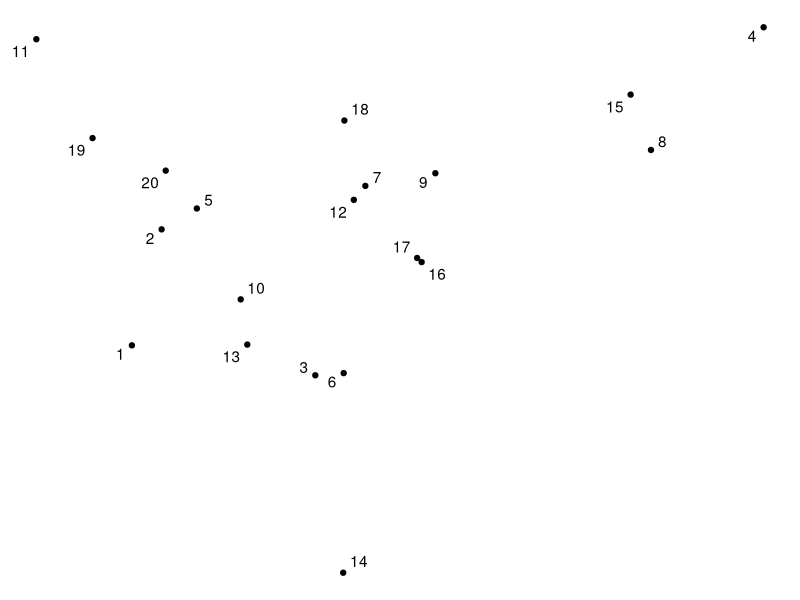
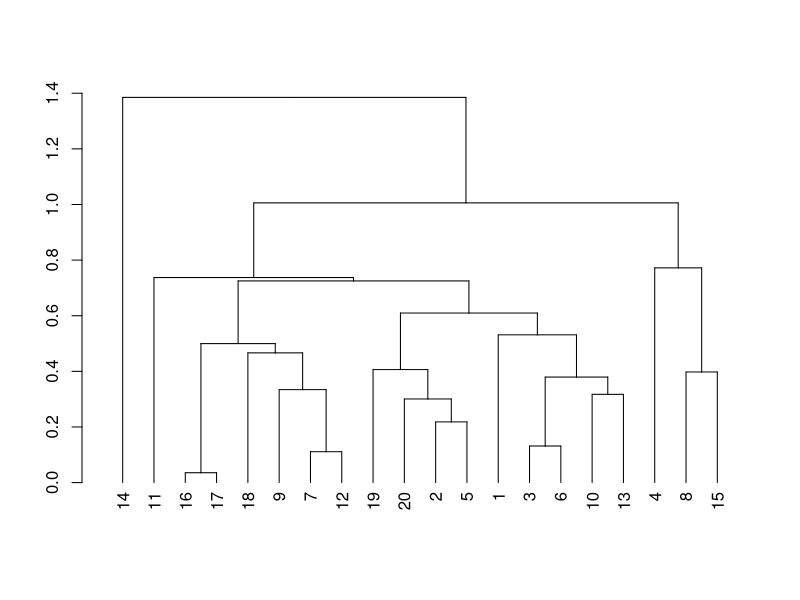
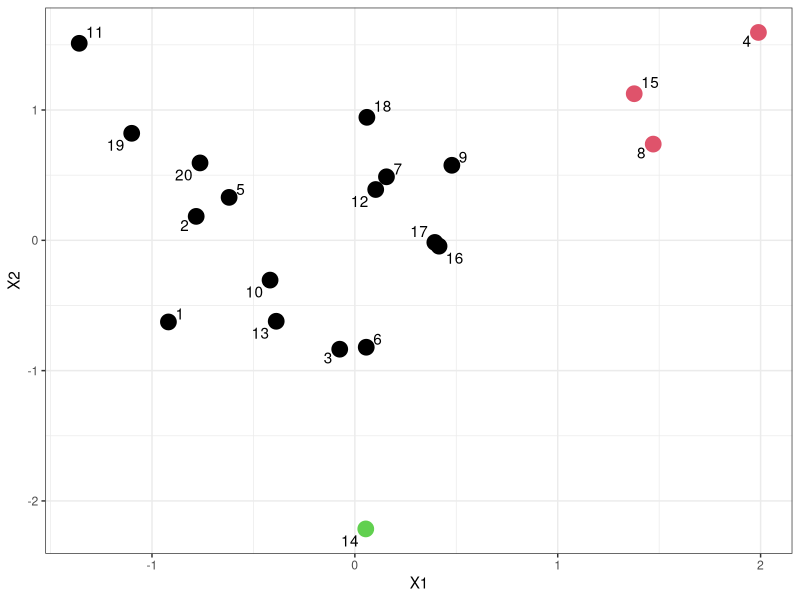

Write the R code that produced these figures, in order.
# Installing required packages
if (!require("MASS")) install.packages("MASS")
if (!require("ggplot2")) install.packages("ggplot2")
if (!require("ggrepel")) install.packages("ggrepel")

### Checking the impact of the linkage method in hierarchical clustering
library(MASS)
library(ggplot2)
library(ggrepel)

N<-20
mu <- c(0,0)
sigma <- matrix(nrow=2,c(1,0,0,1))
set.seed(1)
example <- data.frame(mvrnorm(N, mu = mu, Sigma = sigma ))

ggplot(example, aes(x = X1, y = X2)) +
  geom_point() +
  geom_text_repel(label = rownames(example)) +
  theme_void()

distances <- dist(example)
similarities <- 1 - dist(example)/max(dist(example))

dendr <- hclust(dist(example), method = "single")
plot(as.dendrogram(dendr))
colcluster <- cutree(dendr, 3)
ggplot(example, aes(x = X1, y = X2)) +
  geom_point(col = colcluster, size = 5) +
  geom_text_repel(label = rownames(example)) +
  theme_bw()
